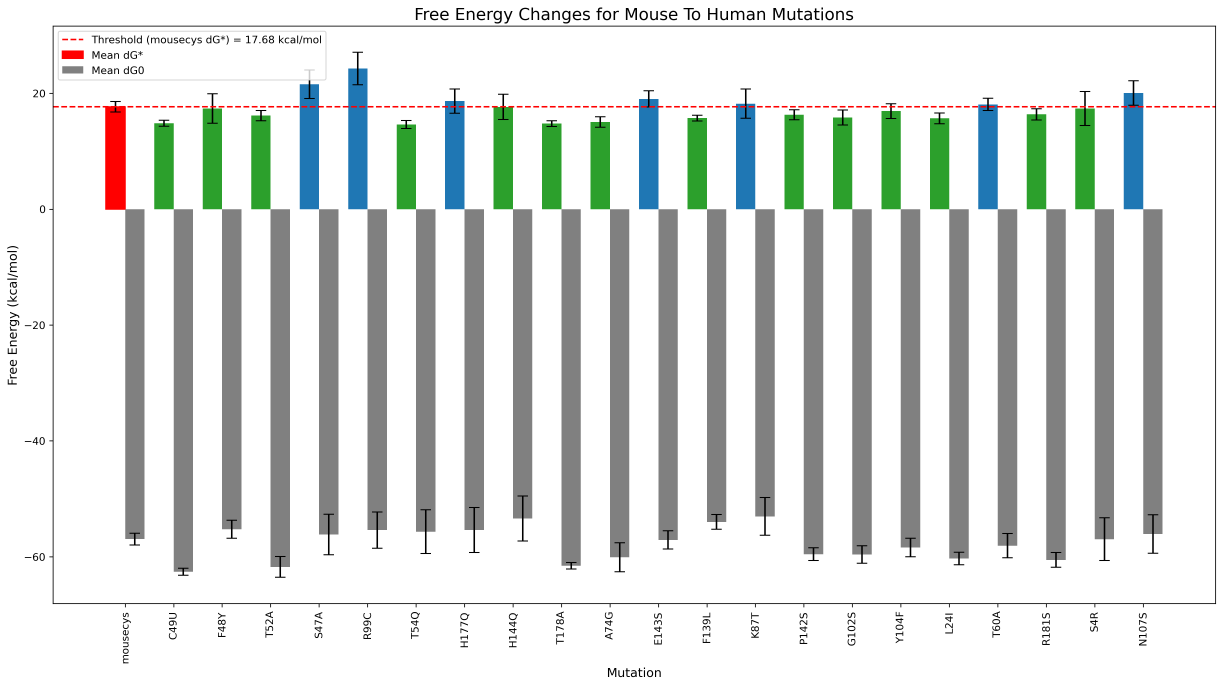
#> input picture analysis/figures/mousecys_0_barplot.png, 4891 x 2747 px (shown at 1/4 size)
$ jupyter execute subplots.ipynb
#> lines starting #> are read from the running program, lines starting #| are printed output that depends on the picture
[cell 1]
import matplotlib.pyplot as plt
from PIL import Image
import os

# Image filenames - ALL 21 plots (0 to 20)
image_files = [
    "mousecys_0_barplot.png",
    "mousecys_1_barplot.png",
] + [f"mousesec_{i}_barplot.png" for i in range(2, 21)]

print(f"Total files: {len(image_files)}")

# Split into groups of 4 plots each (5 figures total: 4+4+4+4+5)
plots_per_figure = 4
num_figures = (len(image_files) + plots_per_figure - 1) // plots_per_figure

for fig_num in range(num_figures):
    start_idx = fig_num * plots_per_figure
    end_idx = min(start_idx + plots_per_figure, len(image_files))
    current_files = image_files[start_idx:end_idx]

    num_plots = len(current_files)

    # Create 2x2 grid for 4 plots, or adjust for last figure
    if num_plots <= 2:
        rows, cols = 1, num_plots
        figsize = (16, 10)
    elif num_plots <= 4:
        rows, cols = 2, 2
        figsize = (18, 18)
    else:
        rows, cols = 2, 3
        figsize = (24, 16)

    fig, axs = plt.subplots(rows, cols, figsize=figsize, dpi=100)
    if num_plots == 1:
        axs = [axs]
    else:
        axs = axs.flatten()

    for i, file in enumerate(current_files):
        try:
            img = Image.open(file)
#> img is the input picture: PIL image 4891x2747 RGBA; mean R, G, B, A 220.2, 224.2, 221.9, 255
            axs[i].imshow(img)
            axs[i].axis('off')
            title = os.path.splitext(os.path.basename(file))[0]
            axs[i].set_title(title, fontsize=18, pad=10, fontweight='bold')
        except Exception as e:
            print(f"Error loading {file}: {e}")
            axs[i].axis('off')

    # Hide unused subplots
    for i in range(num_plots, len(axs)):
        axs[i].axis('off')
#> this loop made 0 passes

    plt.tight_layout(pad=2.0)
    output_file = f'combined_barplots_group_{fig_num + 1}.png'
    plt.savefig(output_file, dpi=100, bbox_inches='tight')
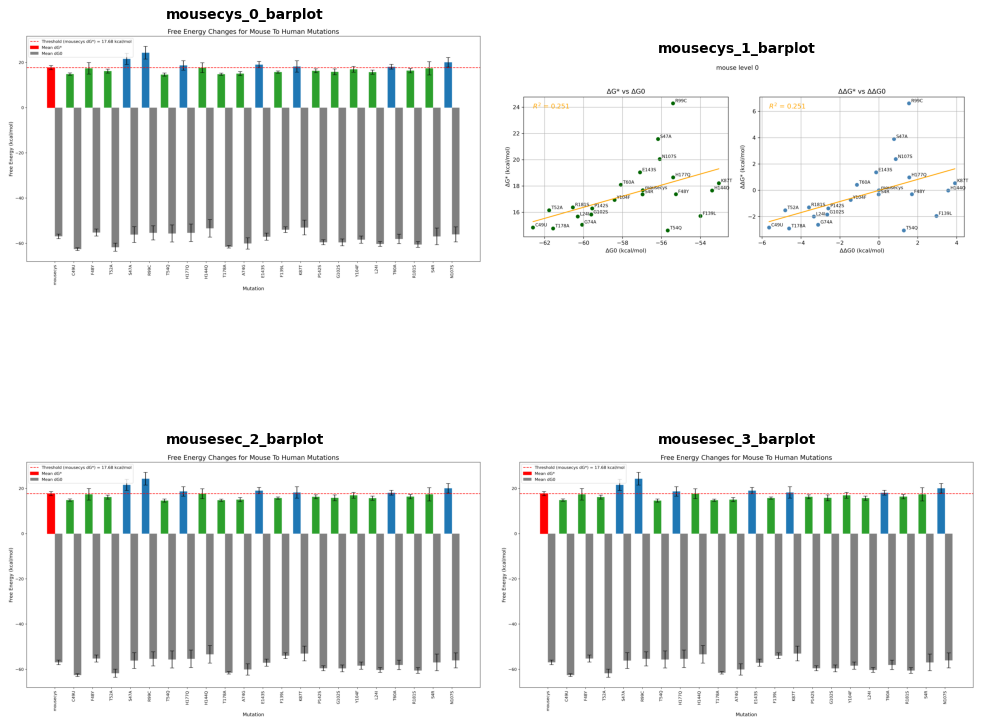
#> figure drawn by matplotlib, 4 panels
    plt.close()
    print(f"Saved {output_file} with {num_plots} plots")

print("Done! Created separate figures for better readability")

[cell 2]
import matplotlib.pyplot as plt
from PIL import Image
import os

# Image filenames - ALL 20 plots (0 to 19)
image_files = [f"humansec_{i}_barplot.png" for i in range(0, 20)]
#> image_files = 20 items, first 6: 'humansec_0_barplot.png', 'humansec_1_barplot.png', 'humansec_2_barplot.png', 'humansec_3_barplot.png', 'humansec_4_barplot.png', 'humansec_5_barplot.png'

print(f"Total files: {len(image_files)}")
#| Total files: 20

# Split into groups of 4 plots each (5 figures total: 4+4+4+4+4)
plots_per_figure = 4
num_figures = (len(image_files) + plots_per_figure - 1) // plots_per_figure
#> num_figures = 5

for fig_num in range(num_figures):
    start_idx = fig_num * plots_per_figure
#> start_idx = 0
    end_idx = min(start_idx + plots_per_figure, len(image_files))
#> end_idx = 4
    current_files = image_files[start_idx:end_idx]
#> current_files = ['humansec_0_barplot.png', 'humansec_1_barplot.png', 'humansec_2_barplot.png', 'humansec_3_barplot.png']

    num_plots = len(current_files)
#> num_plots = 4

    # Create 2x2 grid for 4 plots
    if num_plots <= 2:
        rows, cols = 1, num_plots
        figsize = (16, 10)
    elif num_plots <= 4:
        rows, cols = 2, 2
        figsize = (18, 18)
    else:
        rows, cols = 2, 3
        figsize = (24, 16)

    fig, axs = plt.subplots(rows, cols, figsize=figsize, dpi=100)
    if num_plots == 1:
        axs = [axs]
    else:
        axs = axs.flatten()

    for i, file in enumerate(current_files):
        try:
            img = Image.open(file)
            axs[i].imshow(img)
            axs[i].axis('off')
            title = os.path.splitext(os.path.basename(file))[0]
            axs[i].set_title(title, fontsize=18, pad=10, fontweight='bold')
        except Exception as e:
            print(f"Error loading {file}: {e}")
#| Error loading humansec_0_barplot.png: [Errno 2] No such file or directory: 'humansec_0_barplot.png'
            axs[i].axis('off')

    # Hide unused subplots
    for i in range(num_plots, len(axs)):
        axs[i].axis('off')

    plt.tight_layout(pad=2.0)
    output_file = f'combined_human_barplots_group_{fig_num + 1}.png'
#> output_file = 'combined_human_barplots_group_1.png'
    plt.savefig(output_file, dpi=100, bbox_inches='tight')
    plt.close()
    print(f"Saved {output_file} with {num_plots} plots")
#| Saved combined_human_barplots_group_1.png with 4 plots

print("Done! Created separate figures for human plots")

[cell 3]
import matplotlib.pyplot as plt
from PIL import Image
import os

# Generate image filenames from level0mouse.png to level20mouse.png
image_files = [f"level{i}mouse.png" for i in range(20)]
#> image_files = 20 items, first 6: 'level0mouse.png', 'level1mouse.png', 'level2mouse.png', 'level3mouse.png', 'level4mouse.png', 'level5mouse.png'

# Create subplots - using 5x5 grid for 21 images (some cells will be empty)
fig, axs = plt.subplots(5, 5, figsize=(20, 16))
axs = axs.flatten()

for i in range(len(axs)):
    if i < len(image_files):
        try:
            # Check if file exists before trying to open
            if os.path.exists(image_files[i]):
                img = Image.open(image_files[i])
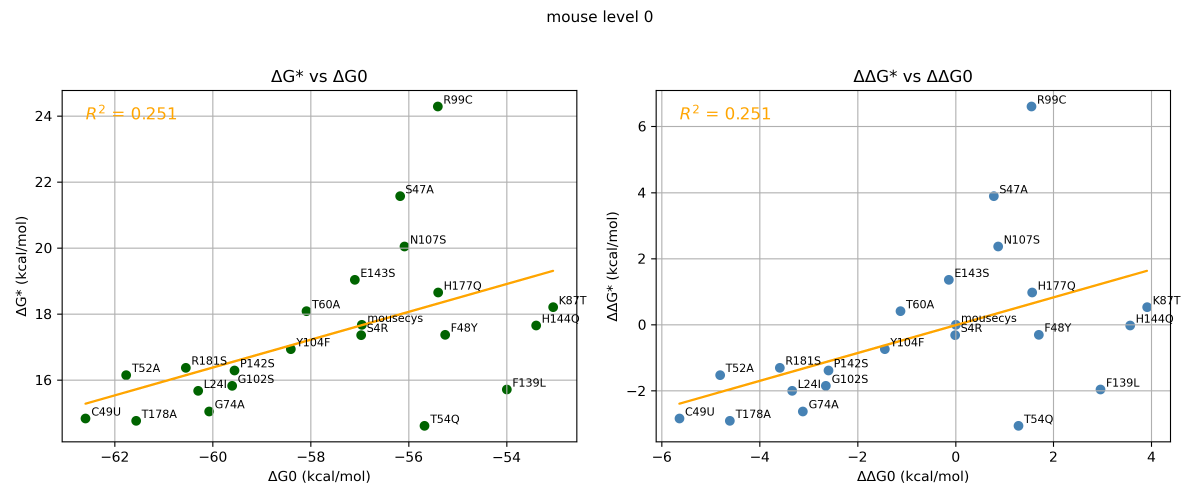
#> input picture analysis/figures/level0mouse.png, 3600 x 1500 px (shown at 1/3 size)
#> img is the input picture: PIL image 3600x1500 RGBA; mean R, G, B, A 248, 248.1, 247.2, 255
                # Resize image to reduce memory load and ensure consistent display
                img = img.resize((600, 400))
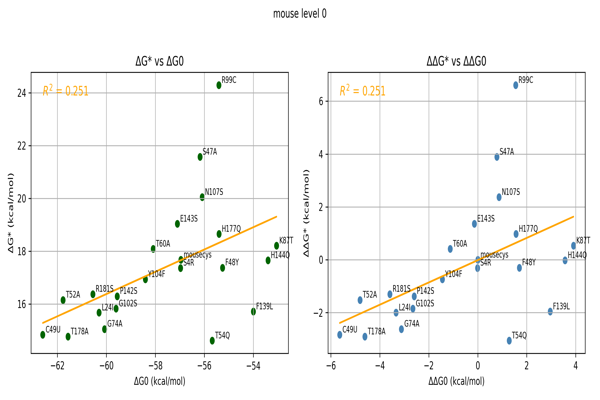
#> img: PIL image 600x400 RGBA; mean R, G, B, A 247.8, 247.8, 246.9, 255
                axs[i].imshow(img)
                axs[i].axis('off')
                # Set title with level number
                axs[i].set_title(f"Level {i}", fontsize=12, fontweight='bold')
            else:
                # Handle missing files
                axs[i].text(0.5, 0.5, f'File not found:\n{image_files[i]}',
                           ha='center', va='center', fontsize=10)
                axs[i].set_xlim(0, 1)
                axs[i].set_ylim(0, 1)
                axs[i].axis('off')
        except Exception as e:
            # Handle any other errors
            axs[i].text(0.5, 0.5, f'Error loading:\n{image_files[i]}\n{str(e)}',
                       ha='center', va='center', fontsize=8)
            axs[i].set_xlim(0, 1)
            axs[i].set_ylim(0, 1)
            axs[i].axis('off')
    else:
        # Hide empty subplots
        axs[i].axis('off')

# Adjust layout and add main title
plt.suptitle('Mouse Levels 0-19', fontsize=16, fontweight='bold', y=0.98)
plt.tight_layout()
plt.subplots_adjust(top=0.95)  # Make room for main title
plt.show()

# Optional: Save the combined plot
# plt.savefig('mouse_levels_combined.png', dpi=300, bbox_inches='tight')
